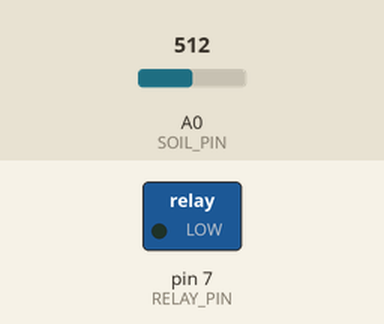
This sketch was run on a simulated Arduino Uno, built with avr-gcc and run on an emulated ATmega328P. On the bench: switched loads named in the sketch (green lamp = pin HIGH). The test bench sets the inputs (shaded band); at power-on: A0 (SOIL_PIN) = 512. What the sketch prints to the serial monitor is not drawn.

Above: at 4.8 s.
4.9 s: A0 (SOIL_PIN) set to 708
7.9 s: A0 (SOIL_PIN) set to 727
At 9.1 s:
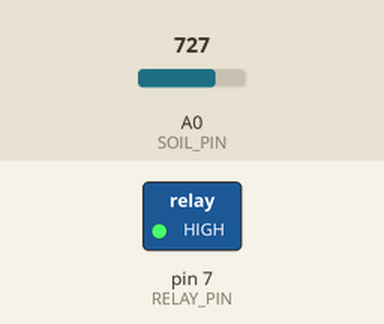
Timing chart, 0 to 10.9 s (numbered marks = the images above; inputs shaded):
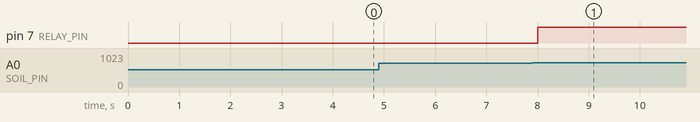

Measured:
- the behaviour switches between 716 and 717 on A0 (SOIL_PIN) (found by bisection; images 0 and 1)
- after the input at 4.9 s, every drawn part: stays the same
- after the input at 7.9 s, pin 7 (RELAY_PIN): LOW → HIGH after 0.10 s

The sketch:

auto_watering.ino
```cpp
// ============================================================
// AUTO WATERING SYSTEM
// Soil Moisture Sensor + Relay + Pump
// Compatible: Arduino Uno & ESP32
// Penu Djira | github.com/PenuDjira
// ============================================================

#if defined(ESP32)
  const int SOIL_PIN  = 1;
  const int ADC_MAX   = 4095;
  const int RELAY_PIN   = 12;
#else
  const int SOIL_PIN  = A0;
  const int ADC_MAX   = 1023;
  const int RELAY_PIN   = 7;
#endif


// Hysteresis thresholds
// Pump ON  when moisture drops BELOW DRY_THRESHOLD
// Pump OFF when moisture rises ABOVE WET_THRESHOLD
const float DRY_THRESHOLD = 30.0;
const float WET_THRESHOLD = 60.0;

// How long to run the pump before checking again (ms)
// Prevents flooding — pump won't run more than PUMP_DURATION at a time
const unsigned long PUMP_DURATION  = 10000;
const unsigned long READ_INTERVAL  = 2000;

bool pumpRunning = false;
unsigned long pumpStartTime = 0;
unsigned long lastReadTime  = 0;

void setup() {
  Serial.begin(115200);
  pinMode(RELAY_PIN, OUTPUT);
  digitalWrite(RELAY_PIN, LOW); // Relay off at startup
  Serial.println("Auto Watering System Ready");
}

void loop() {
  unsigned long now = millis();

  // Safety: auto-shutoff after PUMP_DURATION
  if (pumpRunning && (now - pumpStartTime >= PUMP_DURATION)) {
    digitalWrite(RELAY_PIN, LOW);
    pumpRunning = false;
    Serial.println("[PUMP] Auto-shutoff triggered.");
  }

  // Read sensor every READ_INTERVAL
  if (now - lastReadTime >= READ_INTERVAL) {
    lastReadTime = now;

    int raw = analogRead(SOIL_PIN);

    // Capacitive sensor: high raw = dry, low raw = wet
    // We invert so: high % = wet, low % = dry
    float moisture = (1.0 - raw / (float)ADC_MAX) * 100.0;

    Serial.print("[SENSOR] Raw: ");
    Serial.print(raw);
    Serial.print(" | Moisture: ");
    Serial.print(moisture, 1);
    Serial.print("%");

    if (!pumpRunning && moisture < DRY_THRESHOLD) {
      digitalWrite(RELAY_PIN, HIGH);
      pumpRunning = true;
      pumpStartTime = now;
      Serial.println(" → PUMP ON (soil dry)");
    } else if (pumpRunning && moisture > WET_THRESHOLD) {
      digitalWrite(RELAY_PIN, LOW);
      pumpRunning = false;
      Serial.println(" → PUMP OFF (soil wet enough)");
    } else {
      Serial.println(pumpRunning ? " [pumping...]" : " [idle]");
    }
  }
}
```
